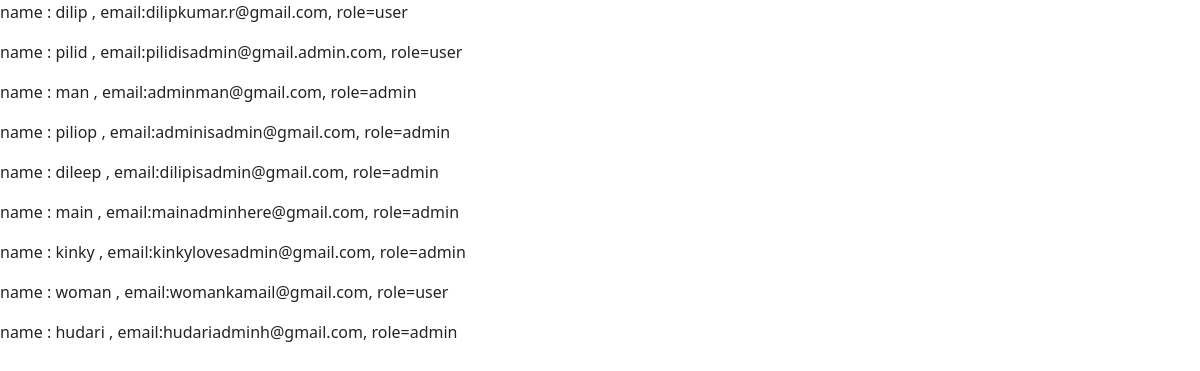
Before: /view_data with the older database file.
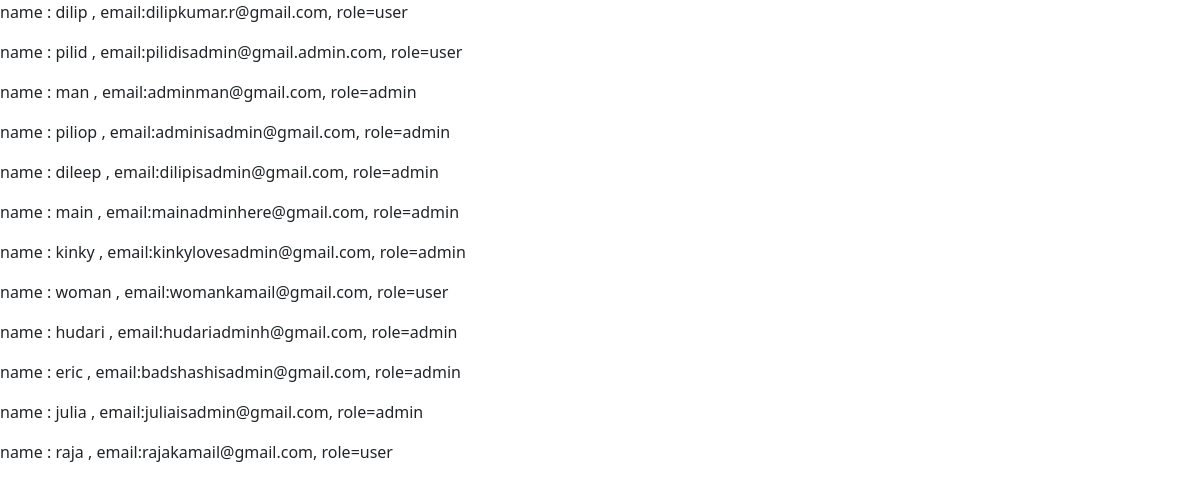
After: the same page with the newer database file.
### app.py (models this page shows, shortened)
class users(db.Model):
    id = db.Column(db.Integer, primary_key=True)
    usr_name = db.Column(db.String, nullable=False, unique=True)
    usr_email = db.Column(db.String, nullable=False)
    role = db.Column(db.String, nullable=False)

### app.py (the view)
@app.route("/view_data")
def view_data():
    return render_template("show_data.html", values=users.query.all())

### templates/show_data.html (shortened to what this page needs)
{%extends "base.html"%}
{%block content%}
{%for item in values%}
<p> name : {{item.usr_name}} , email:{{item.usr_email}}, role={{item.role}} </p>
{%endfor%}
{%endblock%}

### templates/base.html (shortened to what this page needs)
<!DOCTYPE html>
<html>
  <head>
    <link href="https://cdn.jsdelivr.net/npm/bootstrap@5.3.3/dist/css/bootstrap.min.css" rel="stylesheet">
  </head>
  <body>
    {%block content%} {%endblock%}
  </body>
</html>

Changed rows visible on the page:
added users: usr_name "eric", usr_email "badshashisadmin@gmail.com", role "admin"
added users: usr_name "julia", usr_email "juliaisadmin@gmail.com", role "admin"
added users: usr_name "raja", usr_email "rajakamail@gmail.com", role "user"
